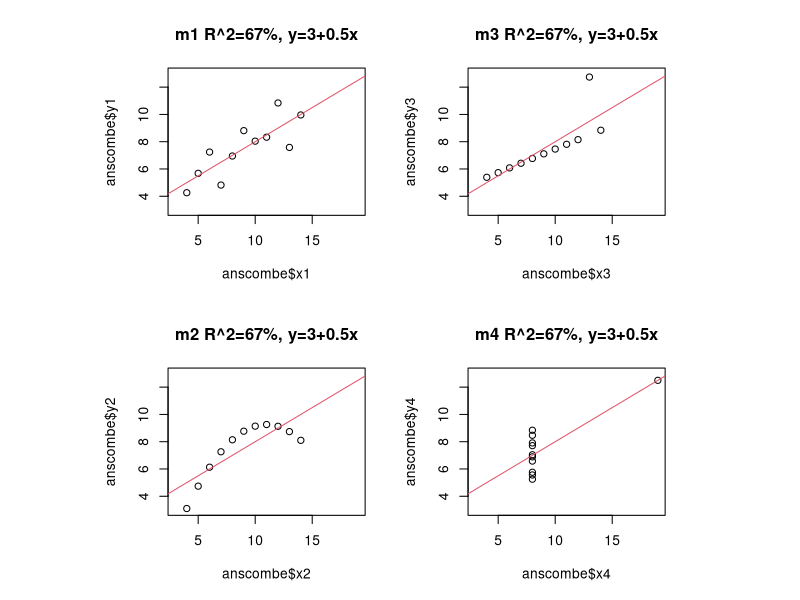
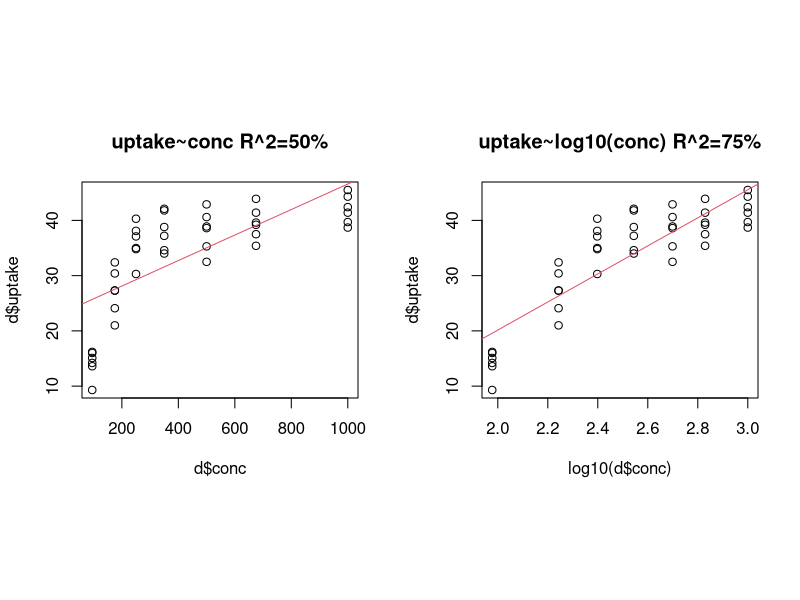
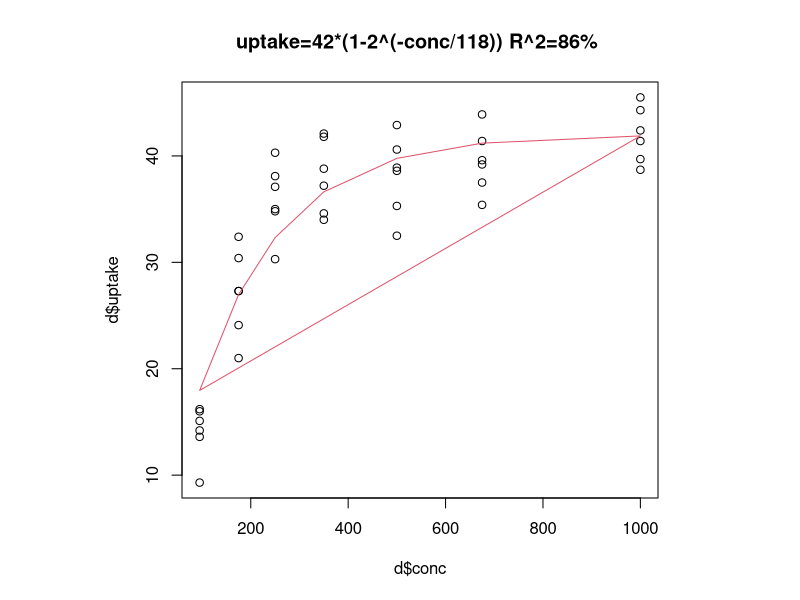
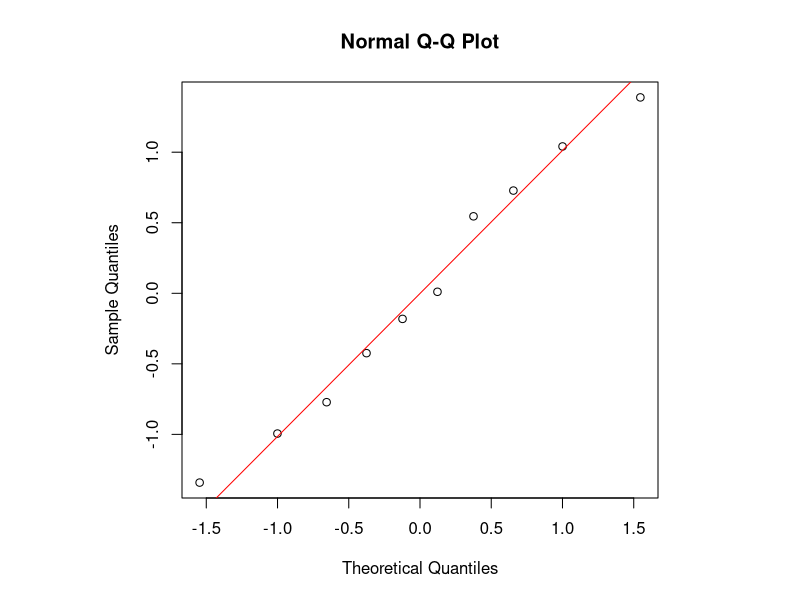

R code for these plots, in order:
## ---- chunk 1
knitr::opts_chunk$set(echo = TRUE)
## ---- chunk 2
# create models
m1 = lm(anscombe$y1~anscombe$x1)
m2 = lm(anscombe$y2~anscombe$x2)
m3 = lm(anscombe$y3~anscombe$x3)
m4 = lm(anscombe$y4~anscombe$x4)

# model details
summary(m1)
summary(m2)
summary(m3)
summary(m4)

# plot
layout(matrix(1:4,2), respect=TRUE)
plot(anscombe$x1,anscombe$y1, xlim = c(3, 19), ylim = c(3, 13), main=paste0("m1 R^2=", signif(summary(m1)$r.squared, 2)*100, "%, y=", signif(m1$coefficients[1], 3), "+", signif(m1$coefficients[2], 3), "x")) ; abline(m1, col=2)
plot(anscombe$x2,anscombe$y2, xlim = c(3, 19), ylim = c(3, 13), main=paste0("m2 R^2=", signif(summary(m2)$r.squared, 2)*100, "%, y=", signif(m2$coefficients[1], 3), "+", signif(m2$coefficients[2], 3), "x")) ; abline(m2, col=2)
plot(anscombe$x3,anscombe$y3, xlim = c(3, 19), ylim = c(3, 13), main=paste0("m3 R^2=", signif(summary(m3)$r.squared, 2)*100, "%, y=", signif(m3$coefficients[1], 3), "+", signif(m3$coefficients[2], 3), "x")) ; abline(m3, col=2)
plot(anscombe$x4,anscombe$y4, xlim = c(3, 19), ylim = c(3, 13), main=paste0("m4 R^2=", signif(summary(m4)$r.squared, 2)*100, "%, y=", signif(m4$coefficients[1], 3), "+", signif(m4$coefficients[2], 3), "x")) ; abline(m4, col=2)
## ---- chunk 3
data(CO2)
d = CO2[CO2$Type=="Quebec", ]
head(d)
m1 = lm(d$uptake~d$conc)
m2 = lm(d$uptake~log10(d$conc))

layout(matrix(1:2, 1), respect=TRUE)
plot(d$conc, d$uptake, main=paste0("uptake~conc R^2=", signif(summary(m1)$r.squared, 2)*100, "%"))
abline(m1, col=2)
plot(log10(d$conc), d$uptake, main=paste0("uptake~log10(conc) R^2=", signif(summary(m2)$r.squared, 2)*100, "%"))
abline(m2, col=2)

summary(m1)
summary(m2)

layout(1, respect=TRUE)
results = list()
for(a in 30:50) {
  for(k in 0:400) {
    t = d$conc
    Y = a*(1-2^(-t/k))
    # points(t,Y, col=2)
    res = d$uptake - Y
    eqm = sum(res^2) / length(res)
    results[[length(results)+1]] = c(a=a, k=k, eqm=eqm)
  }
}
results = as.data.frame(do.call(rbind, results))


r = results[results$eqm==min(results$eqm),]
a = r[["a"]]
k = r[["k"]]

t = d$conc
Y = a*(1-2^(-t/k))



sc_reg = sum((d$uptake - mean(d$uptake))^2)
sc_res = sum((d$uptake - Y)^2)
sc_tot = sc_res + sc_reg
r2 = sc_reg / sc_tot
r2
a
k

plot(d$conc, d$uptake, main=paste0("uptake=", a, "*(1-2^(-conc/", k, ")) R^2=", signif(r2, 2)*100, "% "))
lines(t,Y, col=2)
## ---- chunk 4
set.seed(1)
d = d_mass_cats_10 = MASS::cats[sample(1:nrow(MASS::cats),10),]
m = lm(Hwt~Bwt, d)

summary(m)
res1 <- residuals(m)
qqnorm(res1)
qqline(res1, col = 'red')
## ---- chunk 5
set.seed(1)
ks.test(rnorm(100), rnorm(100))
